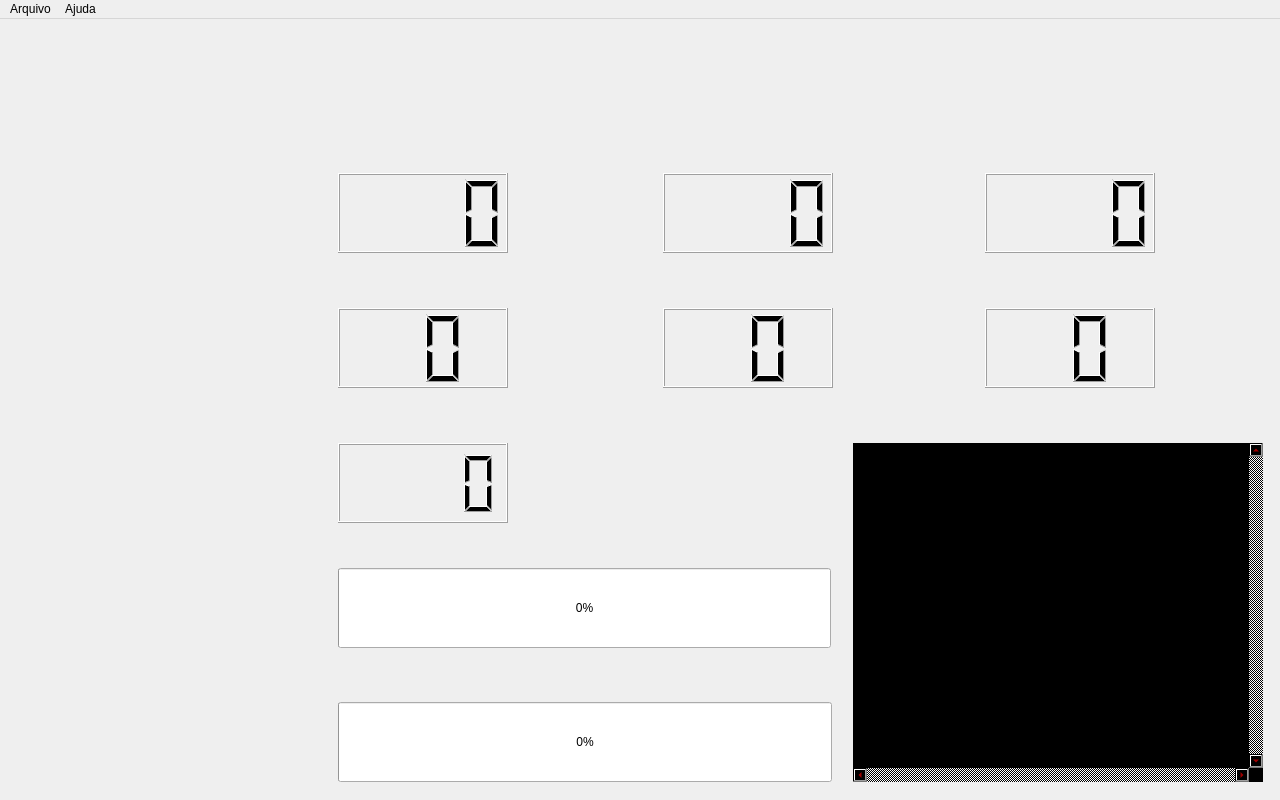
<?xml version="1.0" encoding="UTF-8"?>
<ui version="4.0">
 <class>MainWindow</class>
 <widget class="QMainWindow" name="MainWindow">
  <property name="enabled">
   <bool>true</bool>
  </property>
  <property name="geometry">
   <rect>
    <x>0</x>
    <y>0</y>
    <width>1280</width>
    <height>800</height>
   </rect>
  </property>
  <property name="sizePolicy">
   <sizepolicy hsizetype="Fixed" vsizetype="Fixed">
    <horstretch>0</horstretch>
    <verstretch>0</verstretch>
   </sizepolicy>
  </property>
  <property name="minimumSize">
   <size>
    <width>1280</width>
    <height>800</height>
   </size>
  </property>
  <property name="maximumSize">
   <size>
    <width>1280</width>
    <height>800</height>
   </size>
  </property>
  <property name="windowTitle">
   <string>Fox Baja IHM</string>
  </property>
  <widget class="QWidget" name="centralwidget">
   <widget class="QLabel" name="background">
    <property name="geometry">
     <rect>
      <x>0</x>
      <y>-20</y>
      <width>1280</width>
      <height>800</height>
     </rect>
    </property>
    <property name="text">
     <string/>
    </property>
    <property name="textFormat">
     <enum>Qt::PlainText</enum>
    </property>
    <property name="pixmap">
     <pixmap>background.png</pixmap>
    </property>
    <property name="alignment">
     <set>Qt::AlignLeading|Qt::AlignLeft|Qt::AlignTop</set>
    </property>
   </widget>
   <widget class="QLCDNumber" name="lcd_rpm_value">
    <property name="geometry">
     <rect>
      <x>338</x>
      <y>154</y>
      <width>170</width>
      <height>80</height>
     </rect>
    </property>
    <property name="digitCount">
     <number>4</number>
    </property>
    <property name="value" stdset="0">
     <double>0.000000000000000</double>
    </property>
    <property name="intValue" stdset="0">
     <number>0</number>
    </property>
   </widget>
   <widget class="QLCDNumber" name="lcd_rpm_mean">
    <property name="geometry">
     <rect>
      <x>663</x>
      <y>154</y>
      <width>170</width>
      <height>80</height>
     </rect>
    </property>
    <property name="digitCount">
     <number>4</number>
    </property>
    <property name="value" stdset="0">
     <double>0.000000000000000</double>
    </property>
    <property name="intValue" stdset="0">
     <number>0</number>
    </property>
   </widget>
   <widget class="QLCDNumber" name="lcd_rpm_max">
    <property name="geometry">
     <rect>
      <x>985</x>
      <y>154</y>
      <width>170</width>
      <height>80</height>
     </rect>
    </property>
    <property name="digitCount">
     <number>4</number>
    </property>
    <property name="value" stdset="0">
     <double>0.000000000000000</double>
    </property>
    <property name="intValue" stdset="0">
     <number>0</number>
    </property>
   </widget>
   <widget class="QLCDNumber" name="lcd_speed_max">
    <property name="geometry">
     <rect>
      <x>985</x>
      <y>289</y>
      <width>170</width>
      <height>80</height>
     </rect>
    </property>
    <property name="digitCount">
     <number>2</number>
    </property>
    <property name="value" stdset="0">
     <double>0.000000000000000</double>
    </property>
    <property name="intValue" stdset="0">
     <number>0</number>
    </property>
   </widget>
   <widget class="QLCDNumber" name="lcd_speed_value">
    <property name="geometry">
     <rect>
      <x>338</x>
      <y>289</y>
      <width>170</width>
      <height>80</height>
     </rect>
    </property>
    <property name="digitCount">
     <number>2</number>
    </property>
    <property name="value" stdset="0">
     <double>0.000000000000000</double>
    </property>
    <property name="intValue" stdset="0">
     <number>0</number>
    </property>
   </widget>
   <widget class="QLCDNumber" name="lcd_speed_mean">
    <property name="geometry">
     <rect>
      <x>663</x>
      <y>289</y>
      <width>170</width>
      <height>80</height>
     </rect>
    </property>
    <property name="digitCount">
     <number>2</number>
    </property>
    <property name="value" stdset="0">
     <double>0.000000000000000</double>
    </property>
    <property name="intValue" stdset="0">
     <number>0</number>
    </property>
   </widget>
   <widget class="QLCDNumber" name="lcd_distance">
    <property name="geometry">
     <rect>
      <x>338</x>
      <y>424</y>
      <width>170</width>
      <height>80</height>
     </rect>
    </property>
    <property name="smallDecimalPoint">
     <bool>true</bool>
    </property>
    <property name="digitCount">
     <number>4</number>
    </property>
    <property name="value" stdset="0">
     <double>0.000000000000000</double>
    </property>
    <property name="intValue" stdset="0">
     <number>0</number>
    </property>
   </widget>
   <widget class="QProgressBar" name="progress_battery">
    <property name="geometry">
     <rect>
      <x>338</x>
      <y>549</y>
      <width>493</width>
      <height>80</height>
     </rect>
    </property>
    <property name="value">
     <number>0</number>
    </property>
    <property name="invertedAppearance">
     <bool>false</bool>
    </property>
   </widget>
   <widget class="QProgressBar" name="progress_gasoline">
    <property name="geometry">
     <rect>
      <x>338</x>
      <y>683</y>
      <width>494</width>
      <height>80</height>
     </rect>
    </property>
    <property name="value">
     <number>0</number>
    </property>
   </widget>
   <widget class="QListWidget" name="console">
    <property name="geometry">
     <rect>
      <x>853</x>
      <y>424</y>
      <width>410</width>
      <height>339</height>
     </rect>
    </property>
    <property name="sizePolicy">
     <sizepolicy hsizetype="Expanding" vsizetype="Expanding">
      <horstretch>0</horstretch>
      <verstretch>0</verstretch>
     </sizepolicy>
    </property>
    <property name="styleSheet">
     <string notr="true">background-color: rgb(0, 0, 0);
selection-background-color: rgb(0, 0, 0);
selection-color: rgb(0, 0, 0);
font: 8pt &quot;Consolas&quot;;
color: rgb(255, 0, 0);</string>
    </property>
    <property name="frameShape">
     <enum>QFrame::NoFrame</enum>
    </property>
    <property name="frameShadow">
     <enum>QFrame::Plain</enum>
    </property>
    <property name="lineWidth">
     <number>0</number>
    </property>
    <property name="verticalScrollBarPolicy">
     <enum>Qt::ScrollBarAlwaysOn</enum>
    </property>
    <property name="horizontalScrollBarPolicy">
     <enum>Qt::ScrollBarAlwaysOn</enum>
    </property>
    <property name="autoScrollMargin">
     <number>50</number>
    </property>
    <property name="editTriggers">
     <set>QAbstractItemView::NoEditTriggers</set>
    </property>
    <property name="showDropIndicator" stdset="0">
     <bool>false</bool>
    </property>
    <property name="alternatingRowColors">
     <bool>false</bool>
    </property>
    <property name="selectionMode">
     <enum>QAbstractItemView::NoSelection</enum>
    </property>
    <property name="selectionBehavior">
     <enum>QAbstractItemView::SelectItems</enum>
    </property>
    <property name="textElideMode">
     <enum>Qt::ElideNone</enum>
    </property>
    <property name="verticalScrollMode">
     <enum>QAbstractItemView::ScrollPerItem</enum>
    </property>
    <property name="flow">
     <enum>QListView::TopToBottom</enum>
    </property>
    <property name="isWrapping" stdset="0">
     <bool>false</bool>
    </property>
    <property name="resizeMode">
     <enum>QListView::Adjust</enum>
    </property>
    <property name="layoutMode">
     <enum>QListView::Batched</enum>
    </property>
    <property name="viewMode">
     <enum>QListView::ListMode</enum>
    </property>
    <property name="modelColumn">
     <number>0</number>
    </property>
    <property name="uniformItemSizes">
     <bool>true</bool>
    </property>
   </widget>
  </widget>
  <widget class="QMenuBar" name="menuBar">
   <property name="geometry">
    <rect>
     <x>0</x>
     <y>0</y>
     <width>1280</width>
     <height>34</height>
    </rect>
   </property>
   <property name="sizePolicy">
    <sizepolicy hsizetype="MinimumExpanding" vsizetype="Minimum">
     <horstretch>0</horstretch>
     <verstretch>0</verstretch>
    </sizepolicy>
   </property>
   <property name="defaultUp">
    <bool>false</bool>
   </property>
   <property name="nativeMenuBar">
    <bool>false</bool>
   </property>
   <widget class="QMenu" name="menuFile">
    <property name="title">
     <string>Arquivo</string>
    </property>
    <widget class="QMenu" name="menuConnect">
     <property name="title">
      <string>Conectar</string>
     </property>
    </widget>
    <addaction name="menuConnect"/>
    <addaction name="actionStart"/>
    <addaction name="actionStop"/>
    <addaction name="actionDisconnect"/>
   </widget>
   <widget class="QMenu" name="menuHelp">
    <property name="title">
     <string>Ajuda</string>
    </property>
   </widget>
   <addaction name="menuFile"/>
   <addaction name="menuHelp"/>
  </widget>
  <action name="actionStart">
   <property name="enabled">
    <bool>false</bool>
   </property>
   <property name="text">
    <string>Iniciar</string>
   </property>
   <property name="shortcut">
    <string>Ctrl+N</string>
   </property>
  </action>
  <action name="actionStop">
   <property name="enabled">
    <bool>false</bool>
   </property>
   <property name="text">
    <string>Parar</string>
   </property>
   <property name="shortcut">
    <string>Ctrl+Q</string>
   </property>
  </action>
  <action name="actionDisconnect">
   <property name="enabled">
    <bool>false</bool>
   </property>
   <property name="text">
    <string>Desconectar</string>
   </property>
  </action>
 </widget>
 <resources/>
 <connections/>
</ui>
